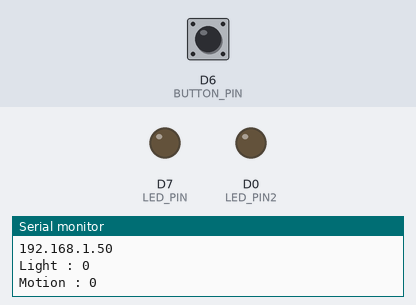
Simulated run of this sketch. Board: ESP8266 (NodeMCU). Shown: output pins drawn as LEDs (lit = HIGH), the last lines printed to the serial monitor. Inputs (shaded band) come from the test bench; at power-on: D6 (BUTTON_PIN) HIGH. WiFi joins after 1.5 s; servers stay silent unless stated; uploads are accepted with an empty reply; the local clock reads 2024-03-15 10:24:30 at power-on unless the sketch sets it.

Above: at 2.7 s.
2.8 s: D6 (BUTTON_PIN) pulled LOW for 1.7 s
At 4.9 s:
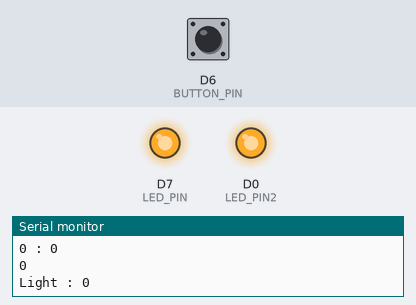
7.4 s: D6 (BUTTON_PIN) pulled LOW for 3.2 s
At 12.2 s:
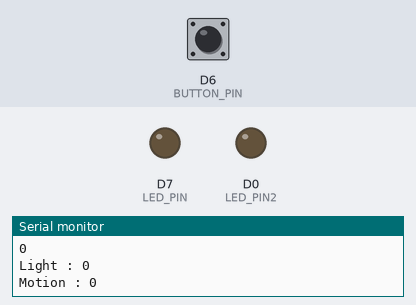
Timing chart, 0 to 13.7 s (numbered marks = the images above; inputs shaded):
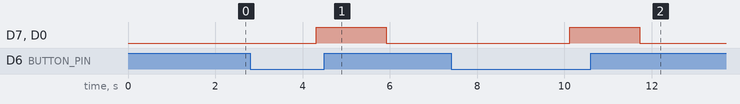

The sketch:

switchV_3.ino
```cpp
#include <Bounce2.h>
#include <Wire.h>
#include <SPI.h>  // not used here, but needed to prevent a RTClib compile error
#include <RTClib.h>
#include <ESP8266WiFi.h>    //https://github.com/esp8266/Arduino
#include <DNSServer.h>
#include <ESP8266WebServer.h>
#include <WiFiManager.h>     //https://github.com/tzapu/WiFiManager
#include <ESP8266HTTPClient.h>
RTC_DS3231 RTC;

#define BUTTON_PIN D6
#define LED_PIN D7
#define LED_PIN2 D0

int ledState = LOW;
#define ESP_AP_NAME "Swicth V1.2"
String idmmachine = "switch01";
String idsensor = "sensor1";
int light;
int motion;
int State;

//---------------Tag settime---------------//
int starttimehr;
int starttimemin;
int stoptimehr;
int stoptimemin;
//-------------End Tag settime-------------//


Bounce debouncer = Bounce();

void setup() {
  Serial.begin(9600);
  debouncer.attach(BUTTON_PIN,INPUT_PULLUP);
  debouncer.interval(25);
  pinMode(LED_PIN,OUTPUT);
  pinMode(LED_PIN2,OUTPUT);
  digitalWrite(LED_PIN,ledState);
  digitalWrite(LED_PIN2,ledState);
  Wire.begin();
    RTC.begin();
//  RTC.adjust(DateTime(__DATE__, __TIME__));
  if (! RTC.isrunning()) {
    Serial.println("RTC is NOT running!");
    // following line sets the RTC to the date & time this sketch was compiled
    RTC.adjust(DateTime(__DATE__, __TIME__));
  }
  DateTime now = RTC.now();
  RTC.setAlarm1Simple(4, 37);
  RTC.turnOnAlarm(1);
  if (RTC.checkAlarmEnabled(1)) {
    Serial.println("Alarm Enabled");
  }
    // put your setup code here, to run once:
    WiFiManager wifiManager;
    wifiManager.autoConnect(ESP_AP_NAME);
    while (WiFi.status() != WL_CONNECTED)
    {
       delay(250);
       Serial.print(".");
    }
    Serial.println("WiFi connected");
    Serial.println("IP address: ");
    Serial.println(WiFi.localIP());

}

void loop() {
  loadlight();
  loadmotion();
  loadtimeshr();
  loadtimesmin();
  loadstimesmin();
  loadstimeshr();
  loadstatus();
  Serial.print("State ");
  Serial.println(State);
  DateTime now = RTC.now();
  Serial.print(now.year(), DEC);
    Serial.print('/');
    Serial.print(now.month(), DEC);
    Serial.print('/');
    Serial.print(now.day(), DEC);
    Serial.print(' ');
    Serial.print(now.hour(), DEC);
    Serial.print(':');
    Serial.print(now.minute(), DEC);
    Serial.print(':');
    Serial.println(now.second(), DEC);
    Serial.print(starttimehr);Serial.print(" : ");Serial.println(starttimemin);
    Serial.print(stoptimehr);Serial.print(" : ");Serial.println(stoptimemin);

    if ((now.hour() >= starttimehr and now.minute() >= starttimemin) and (now.hour() <= stoptimehr and now.minute() <= stoptimemin)) {
             if(light >= 500){
              ledState = 1;
              digitalWrite(LED_PIN,ledState);
              digitalWrite(LED_PIN2,ledState);
              }else if(light < 500){
                ledState = 0;
                digitalWrite(LED_PIN,ledState);
                digitalWrite(LED_PIN2,ledState);
                }
         }
       if (now.hour() >= stoptimehr and now.minute() >= stoptimemin) {
              if(ledState == 1){
                //ledState = 1;
                 digitalWrite(LED_PIN,HIGH);
                 digitalWrite(LED_PIN2,HIGH);
              }else if(ledState == 0){
                //ledState = 0;
                 digitalWrite(LED_PIN,LOW);
                 digitalWrite(LED_PIN2,LOW);
              }
         }

  Serial.println(ledState);

   debouncer.update(); // Update the Bounce instance

   if ( debouncer.fell() ) {  // Call code if button transitions from HIGH to LOW
     ledState = !ledState; // Toggle LED state
     digitalWrite(LED_PIN2,ledState);
     digitalWrite(LED_PIN,ledState); // Apply new LED state
     if (WiFi.status() == WL_CONNECTED) {
            HTTPClient http;
            http.begin("http://203.154.83.137/SmartRoom/setcontrolplug.php?id="+String(idmmachine)+"&status="+String(ledState));
            int httpCode = http.GET();
            if (httpCode > 0) {
               String payload = http.getString();
             }
                    http.end();
       }
   }
}

void loadlight(){
    if (WiFi.status() == WL_CONNECTED) {
    HTTPClient http;
    http.begin("http://203.154.83.137/SmartRoom/lightsensor.php?id="+String(idsensor));
    int httpCode = http.GET();
    if (httpCode > 0) {
    String payload = http.getString();
    light = payload.toInt();
    Serial.print("Light : ");Serial.println(light);
    }
    http.end();
    }
}

void loadmotion(){
    if (WiFi.status() == WL_CONNECTED) {
    HTTPClient http;
    http.begin("http://203.154.83.137/SmartRoom/motionSersor.php?sensorid="+String(idsensor));
    int httpCode = http.GET();
    if (httpCode > 0) {
    String payload = http.getString();
    motion = payload.toInt();
    Serial.print("Motion : ");Serial.println(motion);
    }
    http.end();
    }
}

void loadtimeshr(){
    if (WiFi.status() == WL_CONNECTED) {
    HTTPClient http;
    http.begin("http://203.154.83.137/SmartRoom/timestart.php?id="+String(idmmachine));
    int httpCode = http.GET();
    if (httpCode > 0) {
    String payload = http.getString();
    starttimehr = payload.toInt();
    }
    http.end();
    }
}

void loadtimesmin(){
    if (WiFi.status() == WL_CONNECTED) {
    HTTPClient http;
    http.begin("http://203.154.83.137/SmartRoom/strmin.php?id="+String(idmmachine));
    int httpCode = http.GET();
    if (httpCode > 0) {
    String payload = http.getString();
    starttimemin = payload.toInt();
    }
    http.end();
    }
}

void loadstimesmin(){
    if (WiFi.status() == WL_CONNECTED) {
    HTTPClient http;
    http.begin("http://203.154.83.137/SmartRoom/stpmin.php?id="+String(idmmachine));
    int httpCode = http.GET();
    if (httpCode > 0) {
    String payload = http.getString();
    stoptimemin = payload.toInt();
    }
    http.end();
    }
}

void loadstimeshr(){
    if (WiFi.status() == WL_CONNECTED) {
    HTTPClient http;
    http.begin("http://203.154.83.137/SmartRoom/timestop.php?id="+String(idmmachine));
    int httpCode = http.GET();
    if (httpCode > 0) {
    String payload = http.getString();
    stoptimehr = payload.toInt();
    }
    http.end();
    }
}

void loadstatus(){
    if (WiFi.status() == WL_CONNECTED) {
    HTTPClient http;
    http.begin("http://203.154.83.137/SmartRoom/state.php?mid="+String(idmmachine));
    int httpCode = http.GET();
    if (httpCode > 0) {
    String payload = http.getString();
    State = payload.toInt();
    ledState = State;
    }
    http.end();
    }
}
```

Measured:
- after the input at 2.8 s, D7 (LED_PIN), D0 (LED_PIN2): LOW → HIGH after 1.5 s, → LOW 1.6 s later
- after the input at 7.4 s, D7 (LED_PIN), D0 (LED_PIN2): LOW → HIGH after 2.7 s, → LOW 1.6 s later
